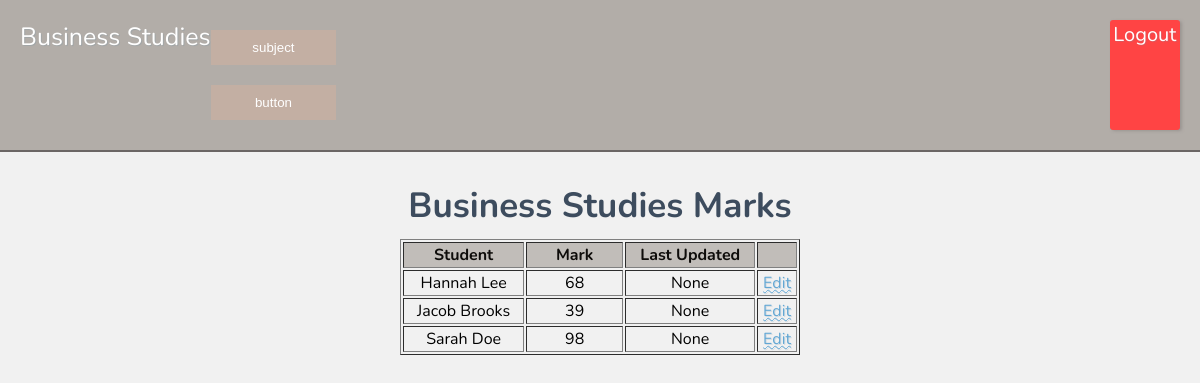
Page /subject/8 (signed in) on the committed database.
### tables this page shows
CREATE TABLE "subject" (`id` INTEGER PRIMARY KEY AUTOINCREMENT, `subject` TEXT);

CREATE TABLE "marks"(id INTEGER PRIMARY KEY AUTOINCREMENT,
student_id INTEGER, `subject_id` INTEGER,
subject TEXT NOT NULL,
"marks" INTEGER,
last_updated TIMESTAMP DEFAULT CURRENT_TIMESTAMP);

CREATE TABLE "students"(id INTEGER PRIMARY KEY AUTOINCREMENT,
"firstname" TEXT NOT NULL,
"lastname" TEXT NOT NULL);

### app.py (the view)
@app.route('/subject/<int:subject_id>')
def subject(subject_id):
    if 'user_id' not in session:
        return redirect(url_for('login'))
    db = get_db()
    students = db.execute('''
                          SELECT * FROM students
                          ORDER BY firstname ASC;
                          ''').fetchall()
    subjects = db.execute('''
                          SELECT * FROM subject
                          ORDER BY subject ASC;
                         ''').fetchall()
    try:
        subj_cols = [r[1] for r in db.execute("PRAGMA table_info(subject)").fetchall()]
    except sqlite3.OperationalError:
        subj_cols = []
    if 'name' in subj_cols:
        subject = db.execute('SELECT id, name as subject FROM subject WHERE id = ?', (subject_id,)).fetchone()
    elif 'subject' in subj_cols:
        subject = db.execute('SELECT id, subject as subject FROM subject WHERE id = ?', (subject_id,)).fetchone()
    else:
        subject = {'id': subject_id, 'subject': 'Unknown'}
    marks = db.execute('''
        SELECT m.id as id, m.marks as marks, m.last_updated as last_updated,
               s.id as student_id, s.firstname as firstname, s.lastname as lastname
        FROM Marks m
        JOIN students s ON m.student_id = s.id
        WHERE m.subject_id = ?
        ORDER BY s.firstname ASC
    ''', (subject_id,)).fetchall()
    edit_mark_id = request.args.get('edit')
    return render_template('subject.html', students=students, subject=subject, subjects=subjects, marks=marks, edit_mark_id=edit_mark_id)

### app.py (called while the page is built)
def get_db():
    db = sqlite3.connect('database/student_mark.db')
    db.row_factory = sqlite3.Row
    return db

### templates/subject.html (shortened to what this page needs)
{% extends "base.html" %}
{% block text %}{{ subject['subject'] }}{% endblock text %}
{% block content %}
<h2 class="heading2">{{ subject['subject'] }} Marks</h2>
<table border="1">
    <thead>
        <tr>
            <th>Student</th>
            <th>Mark</th>
            <th>Last Updated</th>
            <th></th>
        </tr>
    </thead>
    <tbody>
        {% for mark in marks %}
        <tr>
            <td>{{ mark['firstname'] }} {{ mark['lastname'] }}</td>
            <td>{{ mark['marks'] }}</td>
            <td>{{ mark['last_updated'] }}</td>
            <td>
                {% if edit_mark_id and edit_mark_id|int == mark['id'] %}
                <form action="{{ url_for('edit_subject', mark_id=mark['id']) }}" method="post" style="display:flex; gap:6px; align-items:center;">
                    <span>{{ subject['subject'] }}</span>
                    <input name="mark" type="number" min="0" max="100" value="{{ mark['marks'] }}" required>
                    <button type="submit">Save</button>
                    <a href="{{ url_for('subject', subject_id=subject['id']) }}" style="margin-left:6px;">Cancel</a>
                </form>
                {% else %}
                <a href="{{ url_for('subject', subject_id=subject['id'], edit=mark['id']) }}">Edit</a>
                {% endif %}
            </td>
        </tr>
        {% endfor %}
    </tbody>
</table>
{% endblock content %}

### static/css/style.css (style rules this page uses)
body { margin: 0; padding: 0; font-family: "Nunito"; background-image:url('https://imgh.in/host/sce4o3'); background-repeat:repeat; background-size:40%; background-color: #f0f0f0ec; background-blend-mode: lighten; }
.heading2 { margin-top:-10px; padding:0; color:#3d4c5e; text-align:center; align-items: center; font-size:35px; margin-bottom:0px; }
* { box-sizing: border-box; }
table { margin-left:auto; margin-right:auto; margin-top:10px; width:400px; }
th { background-color: #756b6164; color:rgb(14, 12, 10); }
tr { text-align:center; }
table td:nth-child(2) { width:25%; }
a { text-decoration: underline wavy 0.5px; color: #62a7d4; text-shadow: 1px 1px #658ca734; }

### rows in the picture
subject: subject "Business Studies"
marks: firstname "Hannah", lastname "Lee", marks "68", last_updated "None"
marks: firstname "Jacob", lastname "Brooks", marks "39", last_updated "None"
marks: firstname "Sarah", lastname "Doe", marks "98", last_updated "None"
